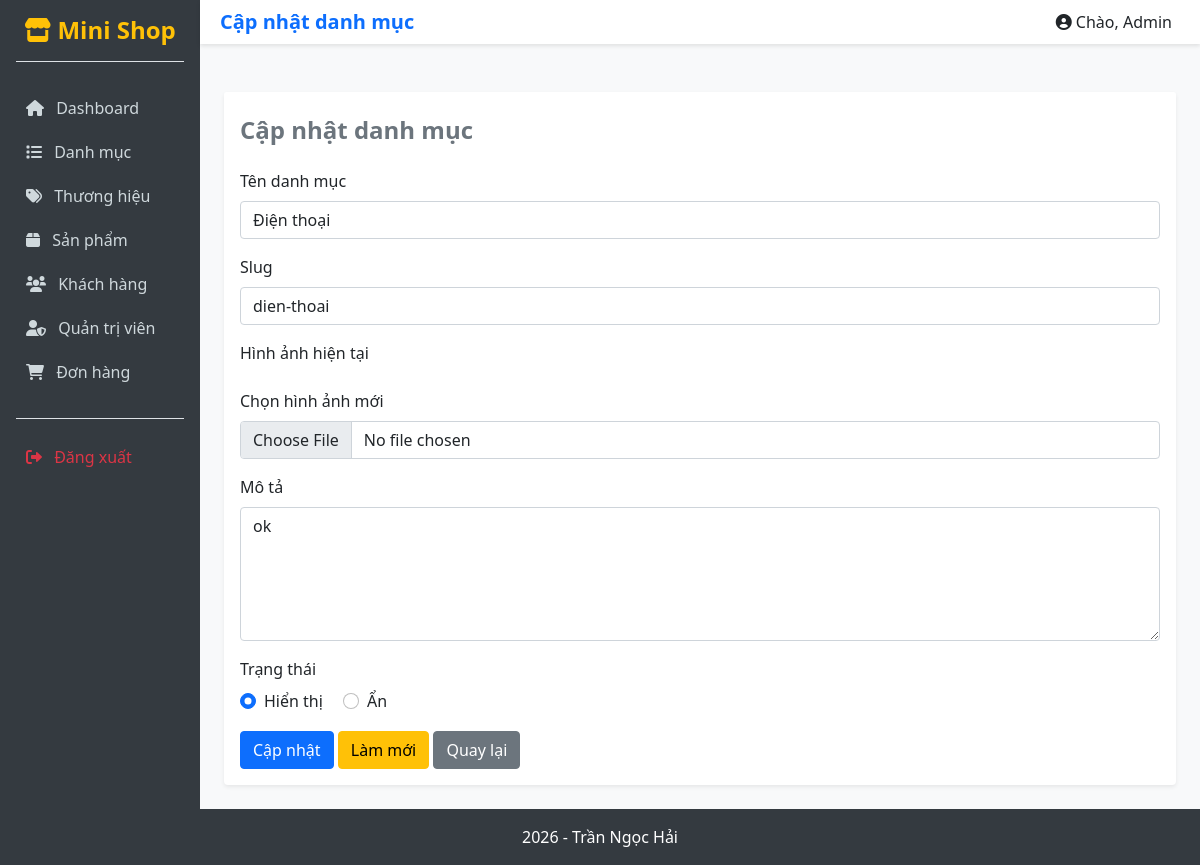
The page /views/admin/categories/edit.php?id=2 on the database its author committed.
### tables this page shows
CREATE TABLE `categories` (
  `id` int(11) NOT NULL,
  `catename` varchar(100) NOT NULL,
  `slug` varchar(150) DEFAULT NULL,
  `image` varchar(255) DEFAULT NULL,
  `description` text DEFAULT NULL,
  `status` tinyint(1) DEFAULT 1,
  `created_at` datetime DEFAULT current_timestamp(),
  `updated_at` datetime DEFAULT current_timestamp() ON UPDATE current_timestamp()
);

### config/Database.php (called while the page is built, shortened)
<?php
class Database {
    protected string $host = "localhost";
    protected string $database = "tranngochai_database";
    protected string $username = "root";
    protected string $password = "";
    protected function connect(): void {
        try {
            $this->conn = new mysqli(
                $this->host,
                $this->username,
                $this->password,
                $this->database
            );
        } catch (Exception $e) {
            echo "Lỗi: " . $e->getMessage();
        }
    }
}
?>

### dao/CategoryDAO.php (called while the page is built, shortened)
<?php
require_once __DIR__ . "/BaseDAO.php";
require_once __DIR__ . "/../models/Category.php";
class CategoryDAO extends BaseDAO {
    public function findById(int $id) {
        try {
            $sql = "SELECT * FROM categories WHERE id=?";
            $stmt = $this->prepare($sql);
            $stmt->bind_param("i", $id);
            $stmt->execute();
            $result = $stmt->get_result();
            if ($row = $result->fetch_assoc()) {
                $category = new Category($row["catename"], $row["slug"], $row["image"], $row["description"], (int)$row["status"]);
                $category->id = (int)$row["id"];
                $category->createdAt = $row["created_at"];
                $category->updatedAt = $row["updated_at"];
                return $category;
            }
        } catch (Exception $e) { echo "Lỗi: " . $e->getMessage(); }
        return null;
    }
}
?>

### dao/BaseDAO.php (called while the page is built, shortened)
<?php
require_once __DIR__ . "/../config/Database.php";
class BaseDAO extends Database {
    protected function prepare(string $sql) {
        return $this->conn->prepare($sql);
    }
}
?>

### models/Category.php (called while the page is built, shortened)
<?php
class Category
{
    public function __construct(string $name = "", string $slug = "", ?string $image = null, ?string $description = null, int $status = 1)
    {
        $this->name = $name;
        $this->slug = $slug;
        $this->description = $description;
        $this->status = $status;
    }
}
?>

### views/admin/categories/edit.php (the view, shortened to what this page needs)
<?php
require_once "../../../dao/CategoryDAO.php";
$dao = new CategoryDAO();
$id = $_GET['id'] ?? 0;
$category = $dao->findById($id);
?>
<div class="container mt-4">
    <div class="card shadow-sm border-0">
        <div class="card-header bg-white border-0 pt-4 pb-0">
            <h4 class="fw-bold text-secondary">Cập nhật danh mục</h4>
        </div>
        <div class="card-body">
            <form method="POST" enctype="multipart/form-data">
                <div class="mb-3">
                    <label class="form-label">Tên danh mục</label>
                    <input type="text" name="cateName" class="form-control" value="<?= htmlspecialchars($category->name) ?>">
                </div>
                <div class="mb-3">
                    <label class="form-label">Slug</label>
                    <input type="text" name="slug" class="form-control" value="<?= htmlspecialchars($category->slug) ?>">
                </div>
                <div class="mb-3">
                    <label class="form-label d-block">Hình ảnh hiện tại</label>
                    <label class="form-label mt-2"> Chọn hình ảnh mới</label>
                    <input type="file" id="image" name="image" class="form-control" accept="image/*">
                </div>
                <div class="mb-3">
                    <label class="form-label">Mô tả</label>
                    <textarea name="description" rows="5" class="form-control"><?= htmlspecialchars($category->description) ?></textarea>
                </div>
                <div class="mb-3">
                    <label class="form-label d-block">Trạng thái</label>
                    <div class="form-check form-check-inline">
                        <input class="form-check-input" type="radio" name="status" value="1" <?= $category->status == 1 ? "checked" : "" ?>>
                        <label class="form-check-label">Hiển thị</label>
                    </div>
                    <div class="form-check form-check-inline">
                        <input class="form-check-input" type="radio" name="status" value="0" <?= $category->status == 0 ? "checked" : "" ?>>
                        <label class="form-check-label">Ẩn</label>
                    </div>
                </div>
                <button type="submit" class="btn btn-primary">Cập nhật</button>
                <button type="reset" class="btn btn-warning">Làm mới</button>
                <a href="index.php" class="btn btn-secondary">Quay lại</a>
            </form>
        </div>
    </div>
</div>
<?php
include "../layouts/master.php";
?>

### assets/css/style.css (style rules this page uses)
body { background-color: #f8f9fa; }

### rows shown on the page
categories: cateName "Điện thoại", slug "dien-thoai", description "ok", status "☑"

### other values the page prints
$pageTitle "Cập nhật danh mục"
